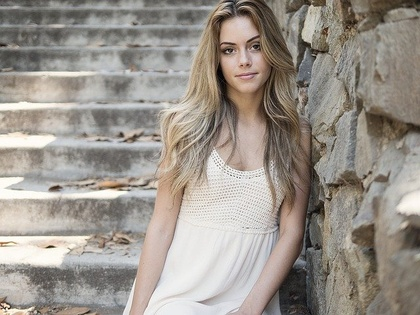
%> input picture Matlab_Face_Extraction_mat2gray/woman-pixabayTestImg.jpg, 420 x 315 px, shrunk from 640 x 480 before the run
$ octave face_detection_mat2gray.m   (GNU Octave 9; MATLAB toolbox functions it lacks are replaced by stand-ins)
%> lines starting %> are read from the running program, lines starting %| are printed output that depends on the picture
%Pre process
clear
clc
f = imread('woman-pixabayTestImg.jpg')
%> f is the input picture: size 315x420x3 uint8; mean R, G, B 155.6, 148.5, 140.3
figure(1), imshow(f)

%Process
g = rgb2ycbcr(f)
%> g: size 315x420x3 uint8; mean of channels 1, 2, 3 144.5, 123.4, 131.7
cb = g(:,:,2);
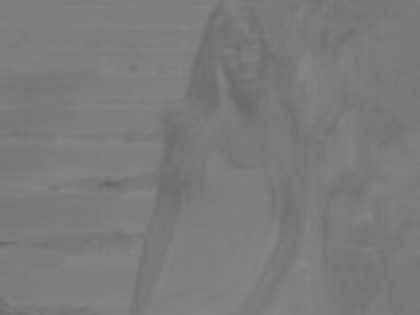
%> cb: size 315x420 uint8; min 103, max 134, mean 123.4
cr = g(:,:,3);
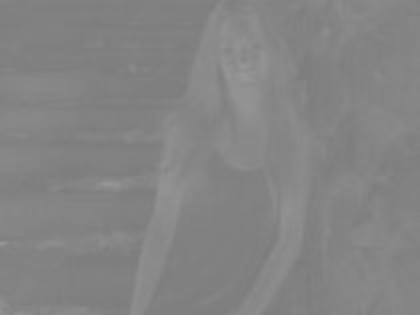
%> cr: size 315x420 uint8; min 124, max 152, mean 131.7
face = zeros(size(g,1), size(g,3));

for i=1:size(g,1)
    for j=1:size(g,2)
        if(cr(i,j)>140 & cr(i,j)<165 & cb(i,j)>105 & cb(i,j)<135)
            face(i,j,1) = f(i,j,1);
            face(i,j,2) = f(i,j,2);
            face(i,j,3) = f(i,j,3);
        end
    end
end
%> face: size 315x327x3 double; mean of channels 1, 2, 3 8.3, 6.9, 5.9

%Post Process
face = mat2gray(face);
%> face: size 315x327x3 double; mean of channels 1, 2, 3 0.0327, 0.0269, 0.023
figure(2), imshow(face)
